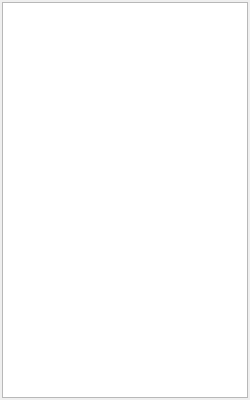
<?xml version="1.0" encoding="UTF-8"?>
<ui version="4.0">
 <class>Segment</class>
 <widget class="QWidget" name="Segment">
  <property name="geometry">
   <rect>
    <x>0</x>
    <y>0</y>
    <width>250</width>
    <height>400</height>
   </rect>
  </property>
  <property name="windowTitle">
   <string>Segment</string>
  </property>
  <layout class="QVBoxLayout" name="verticalLayout">
   <property name="spacing">
    <number>2</number>
   </property>
   <property name="leftMargin">
    <number>2</number>
   </property>
   <property name="topMargin">
    <number>2</number>
   </property>
   <property name="rightMargin">
    <number>2</number>
   </property>
   <property name="bottomMargin">
    <number>2</number>
   </property>
   <item>
    <widget class="QListWidget" name="listWidget"/>
   </item>
  </layout>
 </widget>
 <resources/>
 <connections/>
</ui>
